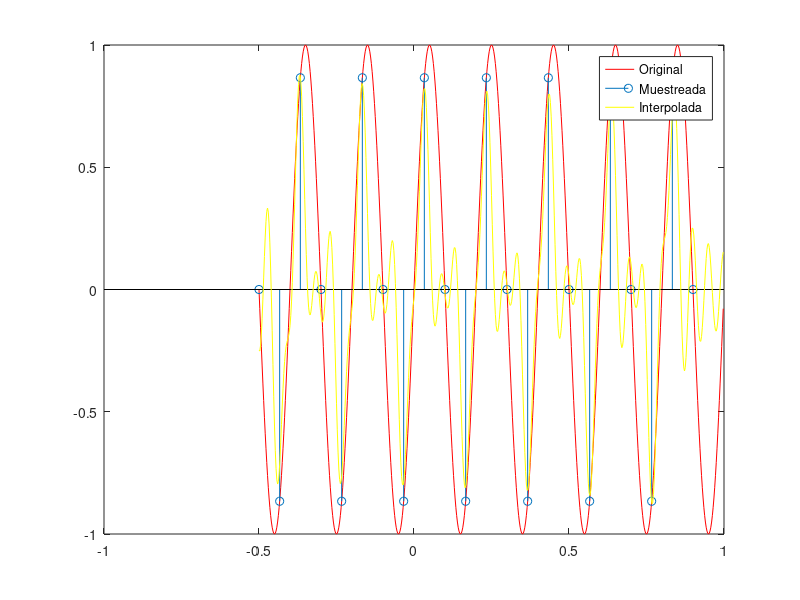

Here is the MATLAB script that generated this plot:
1;
#ejercicio5.m


# Discretice una señal arbitraria con frecuencia de muestreo de 10 Hz y sobremuestreela mediante
# distintos tipos de interpoladores a 4 veces la frecuencia de muestreo.

# Definicion de una señal arbitraria "continua".
function y=senal_arbitraria(x)
	y = sin(2*pi*5*x);
endfunction

# frecuencia_muestreo:	frecuencia de muestreo.
# x0:inicio intervalo
# xf:fin intervalo
function [xd,yd]=muestrear_senal(frecuencia_muestreo , x0, xf)
	intervalo = xf - x0;
	dx = 1 / (intervalo*frecuencia_muestreo);
	xd = x0:dx:xf-dx;

	for i=1:length(xd)
		yd(i) = senal_arbitraria(xd(i));
	end

endfunction


### interpoladores
function y=interpolador_escalon(t)
  if (t < 1 && t >= 0)
    y = 1;
  else
    y = 0;
  end
endfunction

function y=interpolador_lineal(t)
  if (abs(t) < 1) 
    y = 1 - abs(t) ;
  else
    y = 0;
  end
endfunction

function y=interpolador_sinc(x)
  EPS = 0.00001;
  if (abs(x) > EPS) 
    y = sin(x)/x ;
  else
    y = 1;
  endif
endfunction

function y=interpolador_sinc_normalizado(x)
  EPS = 0.00001;
  if (abs(x) > EPS) 
    y = sin(x*pi)/(x*pi) ;
  else
    y = 1;
  endif
endfunction

function [x_continuo, y_continuo]=interpolador(xd, yd, frecuencia, x_continuo)
  T = 1/frecuencia;
  for j=1:length(x_continuo)
    suma = 0;
    for i=1:length(xd)
      suma = suma + ( yd(i)
        * interpolador_sinc_normalizado(
            (x_continuo(j) - xd(i)) / T)
       );
    end
    y_continuo(j) = suma;
  end
endfunction

#################### Fin declaración de funciones y procedimientos ####################
#################### Fin declaración de funciones y procedimientos ####################
#################### Fin declaración de funciones y procedimientos ####################
#################### Fin declaración de funciones y procedimientos ####################

x0 = -0.5; 
xf = 1;
dx_continuo = 0.0025;
frecuencia_muestreo = 10;
T = 1/frecuencia_muestreo;
% Graficamos la funcion arbitraria "continua"
x_continuo = x0:dx_continuo:xf-dx_continuo;

clf;
clear plot;
figure(1);
plot(x_continuo, senal_arbitraria(x_continuo) , 'r');

%Obtenemos la funcion discretizada
[xd, yd] = muestrear_senal(frecuencia_muestreo, x0, xf);
hold on

stem(xd,yd)
[intx, inty] = interpolador(xd, yd, frecuencia_muestreo*4, x_continuo);

hold on;
plot(intx,inty, 'y');
legend('Original', 'Muestreada', 'Interpolada');
